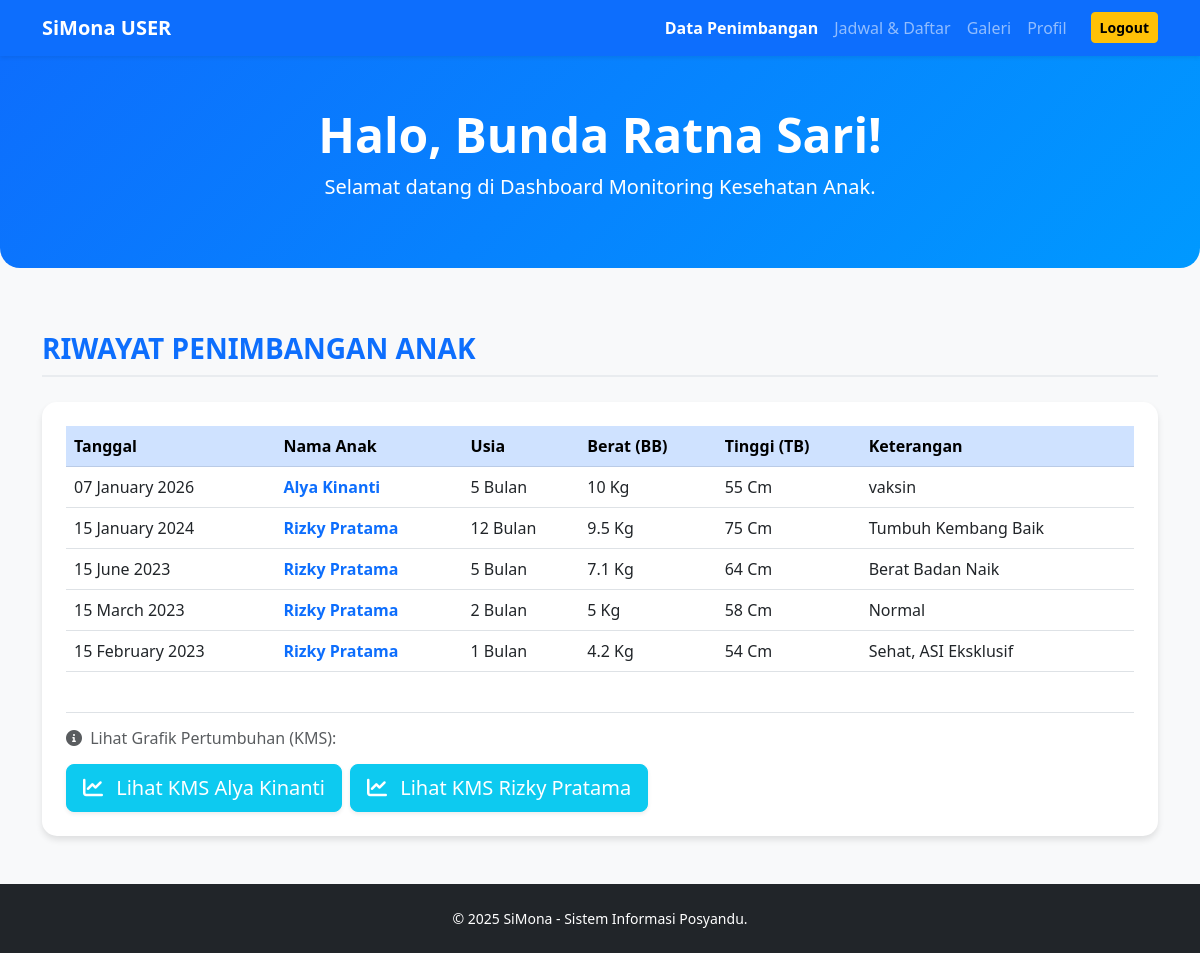
The app's page /home_user.php (signed in) with its own data.
### tables this page shows
CREATE TABLE `masuk` (
  `id_user` int(11) NOT NULL,
  `username` varchar(50) NOT NULL,
  `password` varchar(255) NOT NULL,
  `nama_lengkap` varchar(100) NOT NULL,
  `role` enum('admin','user') DEFAULT 'user'
);

CREATE TABLE `t_penimbangan` (
  `id_penimbangan` int(11) NOT NULL,
  `id_anak` int(11) NOT NULL,
  `tgl_penimbangan` date NOT NULL,
  `umur` int(2) NOT NULL,
  `berat_badan` float NOT NULL,
  `tinggi_badan` float NOT NULL,
  `keterangan` text NOT NULL,
  `petugas` varchar(100) NOT NULL,
  `posyandu` varchar(100) NOT NULL
);

CREATE TABLE `t_anak` (
  `id_anak` int(11) NOT NULL,
  `nama_anak` varchar(100) NOT NULL,
  `id_orangtua` int(11) DEFAULT NULL,
  `tempat_lahir` varchar(100) NOT NULL,
  `tanggal_lahir` date NOT NULL,
  `jenis_kelamin` enum('Laki-laki','Perempuan') NOT NULL,
  `alamat` text NOT NULL
);

### home_user.php (the view, shortened to what this page needs)
<?php
include 'koneksi.php';
$username_session = $_SESSION['username'];
$query_user = mysqli_query($koneksi, "SELECT id_user, nama_lengkap FROM masuk WHERE username = '$username_session'");
$data_user = mysqli_fetch_assoc($query_user);
$nama_lengkap_user = $data_user['nama_lengkap'];
?>
<!DOCTYPE html>
<html lang="id">
<head>
    <link href="https://cdn.jsdelivr.net/npm/bootstrap@5.3.0/dist/css/bootstrap.min.css" rel="stylesheet">
    <link rel="stylesheet" href="https://cdnjs.cloudflare.com/ajax/libs/font-awesome/6.0.0/css/all.min.css">
</head>
<body>
    <?php
    include 'navbar.php';
    ?>
    <div class="hero-banner text-center">
        <div class="container">
            <h2 class="display-5 fw-bold">Halo, Bunda <?= htmlspecialchars($nama_lengkap_user); ?>!</h2>
            <p class="lead">Selamat datang di Dashboard Monitoring Kesehatan Anak.</p>
        </div>
    </div>
    <div class="container">
        <section id="data-anak" class="mb-5 pt-4">
            <h3 class="section-header">Riwayat Penimbangan Anak</h3>
            <div class="card card-custom bg-white p-4">
                <div class="table-responsive">
                    <table class="table table-hover align-middle">
                        <thead class="table-primary">
                            <tr>
                                <th>Tanggal</th>
                                <th>Nama Anak</th>
                                <th>Usia</th>
                                <th>Berat (BB)</th>
                                <th>Tinggi (TB)</th>
                                <th>Keterangan</th>
                                </tr>
                        </thead>
                        <tbody>
                            <?php
                            $query = "
                                SELECT ta.id_anak, tp.tgl_penimbangan, tp.umur, tp.berat_badan, tp.tinggi_badan, tp.keterangan, ta.nama_anak
                                FROM masuk m
                                JOIN t_orangtua tor ON m.nama_lengkap = tor.nama_ibu
                                JOIN t_anak ta ON tor.id_orangtua = ta.id_orangtua
                                LEFT JOIN t_penimbangan tp ON ta.id_anak = tp.id_anak
                                WHERE m.username = '$username_session'
                                ORDER BY ta.nama_anak ASC, tp.tgl_penimbangan DESC
                            ";
                            $result = mysqli_query($koneksi, $query);
                            $daftar_anak_unik = [];
                            if (mysqli_num_rows($result) > 0) {
                                while ($row = mysqli_fetch_assoc($result)) {
                                    $ada_data = !empty($row['tgl_penimbangan']);
                                    $tanggal = $ada_data ? date('d F Y', strtotime($row['tgl_penimbangan'])) : '-';
                                    $umur    = $ada_data ? htmlspecialchars($row['umur']) . " Bulan" : '-';
                                    $berat   = $ada_data ? htmlspecialchars($row['berat_badan']) . " Kg" : '<span class="badge bg-secondary">Belum ditimbang</span>';
                                    $tinggi  = $ada_data ? htmlspecialchars($row['tinggi_badan']) . " Cm" : '-';
                                    $ket     = $ada_data ? htmlspecialchars($row['keterangan']) : '-';
                                    $daftar_anak_unik[$row['id_anak']] = $row['nama_anak'];
                                    echo "<tr>
                                            <td>{$tanggal}</td>
                                            <td class='fw-bold text-primary'>" . htmlspecialchars($row['nama_anak']) . "</td>
                                            <td>{$umur}</td>
                                            <td>{$berat}</td>
                                            <td>{$tinggi}</td>
                                            <td>{$ket}</td>
                                          </tr>";
                                }
                            } else {
                                echo '<tr><td colspan="6" class="text-center py-4 text-muted">Data anak tidak ditemukan. Pastikan nama akun sesuai dengan nama ibu di data posyandu.</td></tr>';
                            }
                            ?>
                        </tbody>
                    </table>
                </div>
                <?php if (!empty($daftar_anak_unik)): ?>
                <div class="mt-4 pt-3 border-top">
                    <h6 class="mb-3 text-muted"><i class="fas fa-info-circle me-1"></i> Lihat Grafik Pertumbuhan (KMS):</h6>
                    <div class="d-flex flex-wrap gap-2">
                        <?php foreach ($daftar_anak_unik as $id_anak => $nama_anak): ?>
                            <a href="penimbangan/kms.php?id_anak=<?= $id_anak ?>" class="btn btn-lg btn-info text-white shadow-sm">
                                <i class="fas fa-chart-line me-2"></i> Lihat KMS <?= htmlspecialchars($nama_anak) ?>
                            </a>
                        <?php endforeach; ?>
                    </div>
                </div>
                <?php endif; ?>
            </div>
        </section>
    </div>
    <footer class="bg-dark text-white text-center py-4 mt-auto">
        <div class="container">
            <p class="mb-0 small">&copy; 2025 SiMona - Sistem Informasi Posyandu.</p>
        </div>
    </footer>
</body>
</html>

### home_user.php (style rules this page uses)
body { background-color: #f8f9fa; }
.hero-banner { background: linear-gradient(135deg, #0d6efd 0%, #0099ff 100%); color: white; padding: 50px 20px; border-radius: 0 0 20px 20px; margin-bottom: 40px; }
.card-custom { border: none; border-radius: 15px; box-shadow: 0 4px 6px rgba(0,0,0,0.1); transition: transform 0.2s; }
.section-header { color: #0d6efd; font-weight: bold; margin-bottom: 25px; text-transform: uppercase; border-bottom: 2px solid #e9ecef; padding-bottom: 10px; }

### records on screen
masuk: nama_lengkap "Ratna Sari"
t_penimbangan: tgl_penimbangan "07 January 2026", id_anak.nama_anak "Alya Kinanti", umur "5 Bulan", berat_badan "10", tinggi "55 Cm", keterangan "vaksin"
t_penimbangan: tgl_penimbangan "15 January 2024", id_anak.nama_anak "Rizky Pratama", umur "12 Bulan", berat_badan "9.5", tinggi "75 Cm", keterangan "Tumbuh Kembang Baik"
t_penimbangan: tgl_penimbangan "15 June 2023", id_anak.nama_anak "Rizky Pratama", umur "5 Bulan", berat_badan "7.1", tinggi "64 Cm", keterangan "Berat Badan Naik"
t_penimbangan: tgl_penimbangan "15 March 2023", id_anak.nama_anak "Rizky Pratama", umur "2 Bulan", berat_badan "5", tinggi "58 Cm", keterangan "Normal"
t_penimbangan: tgl_penimbangan "15 February 2023", id_anak.nama_anak "Rizky Pratama", umur "1 Bulan", berat_badan "4.2", tinggi "54 Cm", keterangan "Sehat, ASI Eksklusif"

### other values on screen
$nama_anak "Alya Kinanti"
$nama_anak "Rizky Pratama"
